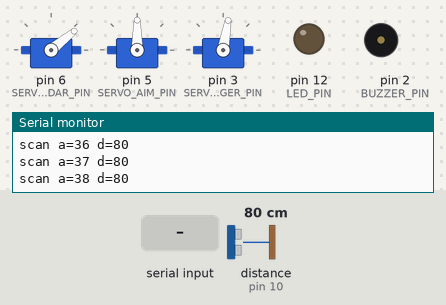
A sketch run on a simulated Arduino Uno, built with avr-gcc and run on an emulated ATmega328P. Parts: 3 × servo, output pins drawn as LEDs (lit = HIGH), buzzer (waves = sounding, pin HIGH), the last lines printed to the serial monitor. Wiring (inferred from the names in the program): ultrasonic range finder: trigger pin 9; echo pin 10. The inputs (shaded band) are chosen by the test bench; at power-on: distance to the obstacle (sensor on pin 10) 80 cm. The echo pulse lasts 58.3 µs per cm; pins used as bus, display or sensor lines are not drawn.

Above: at 1.2 s.
1.3 s: distance to the obstacle (sensor on pin 10) set to 2 cm
4.3 s: "F\n" received over Serial
At 4.9 s:
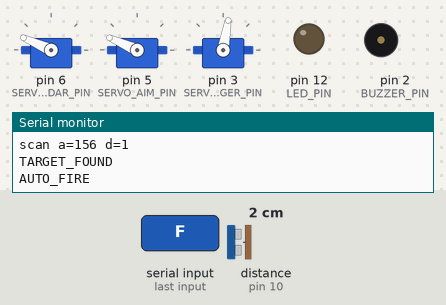
7.3 s: distance to the obstacle (sensor on pin 10) set to 250 cm
At 7.8 s:
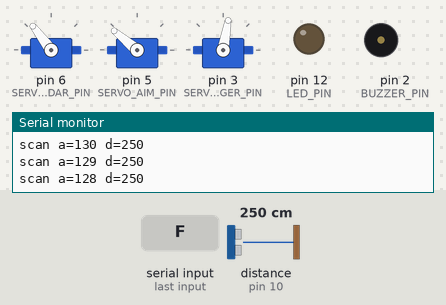
10.3 s: "A90\n" received over Serial
At 11.6 s:
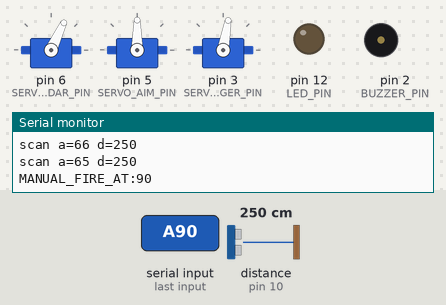
13.3 s: "A,45\n" received over Serial
At 14.4 s:
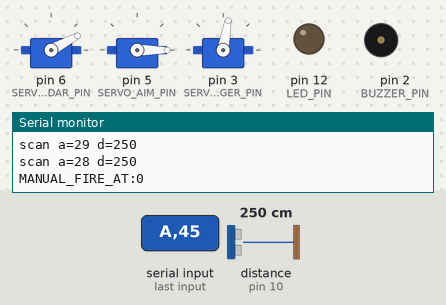
16.3 s: "A\n" received over Serial
At 17.6 s:
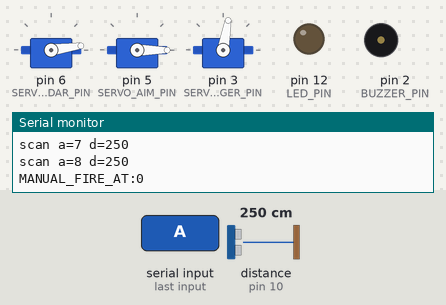
Timing chart, 0 to 22.2 s (numbered marks = the images above; inputs shaded):
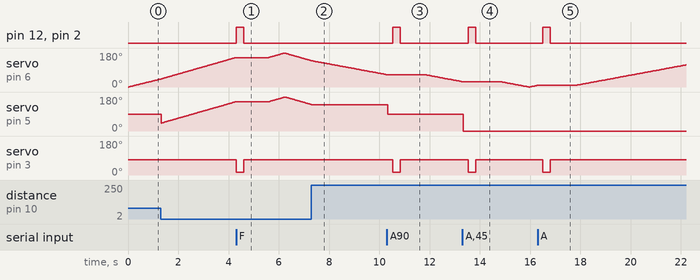

Measured:
- after the input at 4.3 s, pin 12 (LED_PIN), pin 2 (BUZZER_PIN): LOW → HIGH at once, → LOW 0.30 s later; servo on pin 3 (SERVO_TRIGGER_PIN): 80° → 15° at once, → 80° 0.30 s later
- after the input at 7.3 s, servo on pin 5 (SERVO_AIM_PIN): stays 140° (without the input it goes to 139° after 0.02 s)
- after the input at 10.3 s, pin 12 (LED_PIN), pin 2 (BUZZER_PIN): LOW → HIGH after 0.24 s, → LOW 0.30 s later; servo on pin 5 (SERVO_AIM_PIN): 140° → 90° at once; servo on pin 3 (SERVO_TRIGGER_PIN): 80° → 15° after 0.24 s, → 80° 0.30 s later
- after the input at 13.3 s, pin 12 (LED_PIN), pin 2 (BUZZER_PIN): LOW → HIGH after 0.24 s, → LOW 0.30 s later; servo on pin 5 (SERVO_AIM_PIN): 90° → 0° at once; servo on pin 3 (SERVO_TRIGGER_PIN): 80° → 15° after 0.24 s, → 80° 0.30 s later
- after the input at 16.3 s, pin 12 (LED_PIN), pin 2 (BUZZER_PIN): LOW → HIGH after 0.20 s, → LOW 0.30 s later; servo on pin 3 (SERVO_TRIGGER_PIN): 80° → 15° after 0.20 s, → 80° 0.30 s later
- by itself, servo on pin 5 (SERVO_AIM_PIN): rises from 155° to 180° in 1.9 s, then falls to 140° in 1.1 s

The sketch:

Arduino_code.ino
```cpp
#include <Servo.h>

// ---------- Pins ----------
const int TRIG_PIN          = 9;
const int ECHO_PIN          = 10;
const int SERVO_RADAR_PIN   = 6;
const int SERVO_AIM_PIN     = 5;
const int SERVO_TRIGGER_PIN = 3;
const int LED_PIN           = 12;
const int BUZZER_PIN        = 2;

// ---------- Sweep ----------
const int SCAN_MIN_ANGLE = 0;
const int SCAN_MAX_ANGLE = 180;
const int SCAN_STEP      = 1;
const int STEP_DELAY_MS  = 25;

const int DETECT_DISTANCE_CM = 20;

// ---------- Fire ----------
const int FIRE_REST_ANGLE  = 80;
const int FIRE_SHOOT_ANGLE = 15;
const int FIRE_HOLD_MS     = 300;
const int COOLDOWN_MS      = 1000;

// ---------- Servos ----------
Servo servoRadar;
Servo servoAim;
Servo servoTrigger;

// ---------- State ----------
int scanAngle = SCAN_MIN_ANGLE;
int scanDir   = 1;

bool lockedOnTarget = false;

// ---------- Distance ----------
long readDistance() {

  digitalWrite(TRIG_PIN, LOW);
  delayMicroseconds(2);

  digitalWrite(TRIG_PIN, HIGH);
  delayMicroseconds(10);

  digitalWrite(TRIG_PIN, LOW);

  long duration = pulseIn(ECHO_PIN, HIGH, 18000);

  if (duration == 0)
    return 999;

  return duration / 29 / 2;
}

// ---------- Fire ----------
void executeFireSequence() {

  digitalWrite(LED_PIN, HIGH);
  digitalWrite(BUZZER_PIN, HIGH);

  servoTrigger.write(FIRE_SHOOT_ANGLE);

  delay(FIRE_HOLD_MS);

  servoTrigger.write(FIRE_REST_ANGLE);

  digitalWrite(LED_PIN, LOW);
  digitalWrite(BUZZER_PIN, LOW);

  delay(COOLDOWN_MS);
}

// ---------- Setup ----------
void setup() {

  Serial.begin(115200);

  pinMode(TRIG_PIN, OUTPUT);
  pinMode(ECHO_PIN, INPUT);

  pinMode(LED_PIN, OUTPUT);
  pinMode(BUZZER_PIN, OUTPUT);

  servoRadar.attach(SERVO_RADAR_PIN);
  servoAim.attach(SERVO_AIM_PIN);
  servoTrigger.attach(SERVO_TRIGGER_PIN);

  servoRadar.write(scanAngle);

  servoAim.write(90);

  servoTrigger.write(FIRE_REST_ANGLE);

  Serial.println("RADAR_READY");
}

// ---------- Loop ----------
void loop() {

  // ---------- RADAR SWEEP ----------
  servoRadar.write(scanAngle);

  delay(STEP_DELAY_MS);

  long distance = readDistance();

  // ---------- SEND DATA TO PROCESSING ----------
  Serial.print("scan a=");
  Serial.print(scanAngle);
  Serial.print(" d=");
  Serial.println(distance);

  // ---------- DETECTION ----------
  if (distance < DETECT_DISTANCE_CM) {

    servoAim.write(scanAngle);

    Serial.println("TARGET_FOUND");
  }

  // ---------- SERIAL COMMANDS ----------
  if (Serial.available()) {

    String cmd = Serial.readStringUntil('\n');

    cmd.trim();

    // ---------- MANUAL FIRE ----------
    if (cmd.startsWith("A")) {

      int fireAngle = cmd.substring(1).toInt();

      Serial.print("MANUAL_FIRE_AT:");
      Serial.println(fireAngle);

      servoAim.write(fireAngle);

      delay(200);

      executeFireSequence();
    }

    // ---------- PYTHON AUTO FIRE ----------
    if (cmd == "F") {

      Serial.println("AUTO_FIRE");

      executeFireSequence();
    }
  }

  // ---------- SWEEP DIRECTION ----------
  scanAngle += scanDir * SCAN_STEP;

  if (scanAngle >= SCAN_MAX_ANGLE)
    scanDir = -1;

  if (scanAngle <= SCAN_MIN_ANGLE)
    scanDir = 1;
}
```
